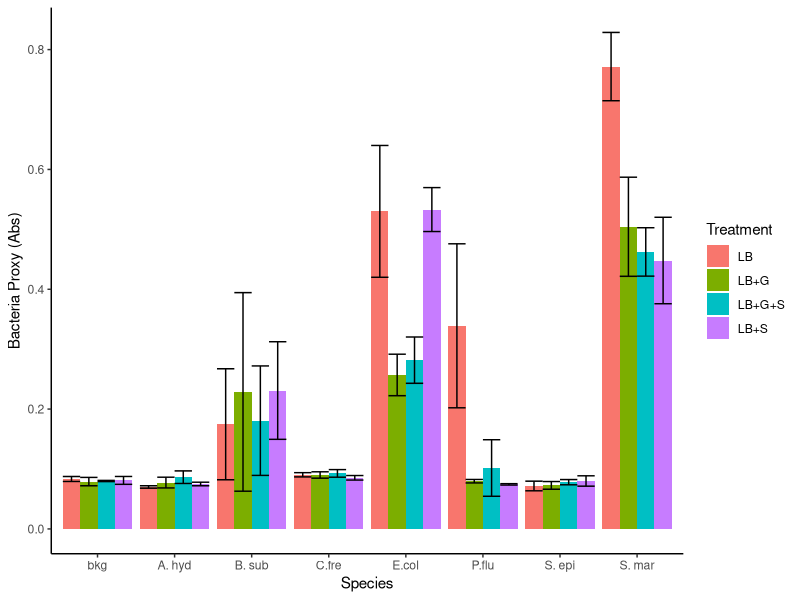
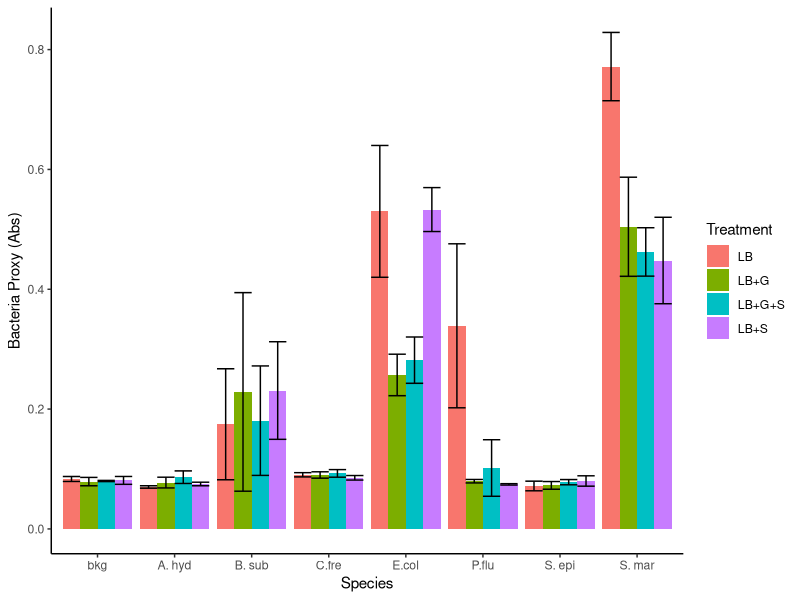

These charts were generated, in order, by the following R code:
dat <- read.csv("For Analaysis group 1.csv")
head(dat)
str(dat)
library(tidyverse)
avg <- dat %>% group_by(Species, Treatment) %>%
  summarise(mean=mean(Abs), sd=sd(Abs))
unique(avg$Species)
avg$Species <- factor(avg$Species,
                      levels = c('bkg', 'A. hyd', 'B. sub', 'C.fre',
                                 'E.col', 'P.flu', 'S. epi', 'S. mar'))

library(ggplot2)
ggplot(data=avg, aes(Species, y=mean, fill=Treatment))+
  geom_bar(stat="identity", position="dodge")+
  geom_errorbar(aes(ymin=mean-sd, ymax=mean+sd), position="dodge")+
  theme_classic()+
  ylab("Bacteria Proxy (Abs)")
ggsave("group.jpeg")

res.aov2 <- aov(Abs ~ Treatment + Species, data=dat)
summary(res.aov2)  
res.aov3 <- aov(Abs ~ Treatment * Species, data=dat) 
summary(res.aov3)
TukeyHSD(res.aov3)
